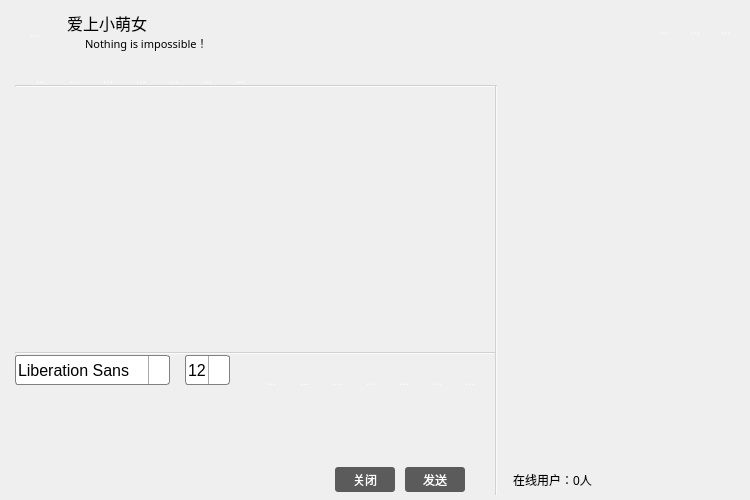
<?xml version="1.0" encoding="UTF-8"?>
<ui version="4.0">
 <class>Widget</class>
 <widget class="QWidget" name="Widget">
  <property name="geometry">
   <rect>
    <x>0</x>
    <y>0</y>
    <width>750</width>
    <height>500</height>
   </rect>
  </property>
  <property name="sizePolicy">
   <sizepolicy hsizetype="Expanding" vsizetype="Expanding">
    <horstretch>0</horstretch>
    <verstretch>0</verstretch>
   </sizepolicy>
  </property>
  <property name="minimumSize">
   <size>
    <width>750</width>
    <height>500</height>
   </size>
  </property>
  <property name="maximumSize">
   <size>
    <width>750</width>
    <height>500</height>
   </size>
  </property>
  <property name="windowTitle">
   <string>QQ</string>
  </property>
  <property name="autoFillBackground">
   <bool>false</bool>
  </property>
  <property name="styleSheet">
   <string notr="true"/>
  </property>
  <widget class="QStackedWidget" name="stackedWidget">
   <property name="geometry">
    <rect>
     <x>5</x>
     <y>5</y>
     <width>740</width>
     <height>490</height>
    </rect>
   </property>
   <property name="minimumSize">
    <size>
     <width>740</width>
     <height>490</height>
    </size>
   </property>
   <property name="maximumSize">
    <size>
     <width>740</width>
     <height>490</height>
    </size>
   </property>
   <property name="styleSheet">
    <string notr="true">QStackedWidget {background-image: url(:/images/background.jpg);}
</string>
   </property>
   <property name="frameShape">
    <enum>QFrame::NoFrame</enum>
   </property>
   <property name="frameShadow">
    <enum>QFrame::Sunken</enum>
   </property>
   <property name="lineWidth">
    <number>1</number>
   </property>
   <property name="midLineWidth">
    <number>0</number>
   </property>
   <widget class="QWidget" name="page">
    <widget class="QTextBrowser" name="messageBrowser">
     <property name="geometry">
      <rect>
       <x>10</x>
       <y>90</y>
       <width>480</width>
       <height>250</height>
      </rect>
     </property>
     <property name="minimumSize">
      <size>
       <width>480</width>
       <height>250</height>
      </size>
     </property>
     <property name="maximumSize">
      <size>
       <width>480</width>
       <height>250</height>
      </size>
     </property>
     <property name="font">
      <font>
       <pointsize>12</pointsize>
      </font>
     </property>
     <property name="styleSheet">
      <string notr="true">QTextBrowser { background-color: rgb(255, 255, 255,0); border-radius: 3px; color: rgb(0, 0, 0); }</string>
     </property>
     <property name="lineWidth">
      <number>1</number>
     </property>
     <property name="tabStopWidth">
      <number>80</number>
     </property>
     <property name="cursorWidth">
      <number>1</number>
     </property>
    </widget>
    <widget class="QTextEdit" name="messageTextEdit">
     <property name="geometry">
      <rect>
       <x>10</x>
       <y>390</y>
       <width>480</width>
       <height>70</height>
      </rect>
     </property>
     <property name="minimumSize">
      <size>
       <width>480</width>
       <height>70</height>
      </size>
     </property>
     <property name="maximumSize">
      <size>
       <width>16777215</width>
       <height>16777215</height>
      </size>
     </property>
     <property name="font">
      <font>
       <pointsize>12</pointsize>
      </font>
     </property>
     <property name="styleSheet">
      <string notr="true">QTextEdit { background-color: rgb(255, 255, 255,0); border-radius: 3px;color: rgb(0, 0, 0);  }


</string>
     </property>
     <property name="lineWidth">
      <number>1</number>
     </property>
    </widget>
    <widget class="QPushButton" name="sendButton">
     <property name="geometry">
      <rect>
       <x>400</x>
       <y>462</y>
       <width>60</width>
       <height>25</height>
      </rect>
     </property>
     <property name="minimumSize">
      <size>
       <width>60</width>
       <height>25</height>
      </size>
     </property>
     <property name="maximumSize">
      <size>
       <width>103</width>
       <height>41</height>
      </size>
     </property>
     <property name="styleSheet">
      <string notr="true">QPushButton { background-color: rgb(50, 50, 50,200); border-radius: 3px; color: rgb(255, 255, 255); }
 QPushButton:hover { background-color: rgb(50, 50, 50,255);}
</string>
     </property>
     <property name="text">
      <string>发送</string>
     </property>
    </widget>
    <widget class="QPushButton" name="exitButton">
     <property name="geometry">
      <rect>
       <x>330</x>
       <y>462</y>
       <width>60</width>
       <height>25</height>
      </rect>
     </property>
     <property name="minimumSize">
      <size>
       <width>60</width>
       <height>25</height>
      </size>
     </property>
     <property name="maximumSize">
      <size>
       <width>103</width>
       <height>41</height>
      </size>
     </property>
     <property name="styleSheet">
      <string notr="true">QPushButton { background-color: rgb(50, 50, 50,200); border-radius: 3px; color: rgb(255, 255, 255); }
 QPushButton:hover { background-color: rgb(50, 50, 50,255);}
</string>
     </property>
     <property name="text">
      <string>关闭</string>
     </property>
    </widget>
    <widget class="Line" name="line">
     <property name="geometry">
      <rect>
       <x>10</x>
       <y>347</y>
       <width>480</width>
       <height>2</height>
      </rect>
     </property>
     <property name="styleSheet">
      <string notr="true">background-color: rgba(255, 255, 255, 125);</string>
     </property>
     <property name="frameShadow">
      <enum>QFrame::Sunken</enum>
     </property>
     <property name="lineWidth">
      <number>1</number>
     </property>
     <property name="orientation">
      <enum>Qt::Horizontal</enum>
     </property>
    </widget>
    <widget class="Line" name="line_2">
     <property name="geometry">
      <rect>
       <x>490</x>
       <y>80</y>
       <width>2</width>
       <height>415</height>
      </rect>
     </property>
     <property name="styleSheet">
      <string notr="true">background-color: rgba(255, 255, 255, 125);</string>
     </property>
     <property name="orientation">
      <enum>Qt::Vertical</enum>
     </property>
    </widget>
    <widget class="QFontComboBox" name="fontComboBox">
     <property name="enabled">
      <bool>true</bool>
     </property>
     <property name="geometry">
      <rect>
       <x>10</x>
       <y>350</y>
       <width>155</width>
       <height>30</height>
      </rect>
     </property>
     <property name="minimumSize">
      <size>
       <width>155</width>
       <height>30</height>
      </size>
     </property>
     <property name="maximumSize">
      <size>
       <width>155</width>
       <height>30</height>
      </size>
     </property>
     <property name="font">
      <font>
       <pointsize>12</pointsize>
      </font>
     </property>
     <property name="mouseTracking">
      <bool>false</bool>
     </property>
     <property name="acceptDrops">
      <bool>false</bool>
     </property>
     <property name="styleSheet">
      <string notr="true">QComboBox {
	background-color: rgb(255, 255, 255);
    border: 1px solid gray;
    border-radius: 3px;
    padding: 1px 2px 1px 2px;  /*针对于组合框中的文本内容*/
    /*min-width: 9em;   组合框的最小宽度*/
}
QComboBox::drop-down {
    subcontrol-origin: padding;
    subcontrol-position: top right;
    width: 20px;

    border-left-width: 1px;
    border-left-color: darkgray;
    border-left-style: solid; 
    border-top-right-radius: 3px; 
    border-bottom-right-radius: 3px;
}
QComboBox::down-arrow {
    image: url(:/images/QComboBox);
}
QComboBox::drop-down:hover { background-color: rgb(50, 50, 50,255);}</string>
     </property>
     <property name="editable">
      <bool>false</bool>
     </property>
    </widget>
    <widget class="QComboBox" name="sizeComboBox">
     <property name="geometry">
      <rect>
       <x>180</x>
       <y>350</y>
       <width>45</width>
       <height>30</height>
      </rect>
     </property>
     <property name="sizePolicy">
      <sizepolicy hsizetype="Preferred" vsizetype="Fixed">
       <horstretch>0</horstretch>
       <verstretch>1</verstretch>
      </sizepolicy>
     </property>
     <property name="minimumSize">
      <size>
       <width>45</width>
       <height>30</height>
      </size>
     </property>
     <property name="maximumSize">
      <size>
       <width>45</width>
       <height>30</height>
      </size>
     </property>
     <property name="font">
      <font>
       <pointsize>12</pointsize>
      </font>
     </property>
     <property name="styleSheet">
      <string notr="true">QComboBox {
	background-color: rgb(255, 255, 255);
    border: 1px solid gray;
    border-radius: 3px;
    padding: 1px 2px 1px 2px;  /*针对于组合框中的文本内容*/
    /*min-width: 9em;   组合框的最小宽度*/
}
QComboBox::drop-down {
    subcontrol-origin: padding;
    subcontrol-position: top right;
    width: 20px;

    border-left-width: 1px;
    border-left-color: darkgray;
    border-left-style: solid; 
    border-top-right-radius: 3px; 
    border-bottom-right-radius: 3px;
}
QComboBox::down-arrow {
    image: url(:/images/QComboBox);
}
QComboBox::drop-down:hover { background-color: rgb(50, 50, 50,255);}</string>
     </property>
     <property name="currentIndex">
      <number>3</number>
     </property>
     <item>
      <property name="text">
       <string>9</string>
      </property>
     </item>
     <item>
      <property name="text">
       <string>10</string>
      </property>
     </item>
     <item>
      <property name="text">
       <string>11</string>
      </property>
     </item>
     <item>
      <property name="text">
       <string>12</string>
      </property>
     </item>
     <item>
      <property name="text">
       <string>13</string>
      </property>
     </item>
     <item>
      <property name="text">
       <string>14</string>
      </property>
     </item>
     <item>
      <property name="text">
       <string>15</string>
      </property>
     </item>
     <item>
      <property name="text">
       <string>16</string>
      </property>
     </item>
     <item>
      <property name="text">
       <string>17</string>
      </property>
     </item>
     <item>
      <property name="text">
       <string>18</string>
      </property>
     </item>
     <item>
      <property name="text">
       <string>19</string>
      </property>
     </item>
     <item>
      <property name="text">
       <string>20</string>
      </property>
     </item>
     <item>
      <property name="text">
       <string>21</string>
      </property>
     </item>
     <item>
      <property name="text">
       <string>22</string>
      </property>
     </item>
    </widget>
    <widget class="QWidget" name="layoutWidget">
     <property name="geometry">
      <rect>
       <x>240</x>
       <y>350</y>
       <width>248</width>
       <height>32</height>
      </rect>
     </property>
     <layout class="QHBoxLayout" name="horizontalLayout">
      <item>
       <widget class="QToolButton" name="boldToolButton">
        <property name="minimumSize">
         <size>
          <width>30</width>
          <height>30</height>
         </size>
        </property>
        <property name="maximumSize">
         <size>
          <width>30</width>
          <height>30</height>
         </size>
        </property>
        <property name="toolTip">
         <string>加粗</string>
        </property>
        <property name="styleSheet">
         <string notr="true">QToolButton { background-color: rgb(50, 50, 50,0); border-radius: 3px; color: rgb(255, 255, 255); }
QToolButton:hover { background-color: rgb(50, 50, 50,255);}</string>
        </property>
        <property name="text">
         <string>...</string>
        </property>
        <property name="icon">
         <iconset resource="images.qrc">
          <normaloff>:/images/bold.png</normaloff>:/images/bold.png</iconset>
        </property>
        <property name="checkable">
         <bool>true</bool>
        </property>
       </widget>
      </item>
      <item>
       <widget class="QToolButton" name="italicToolButton">
        <property name="minimumSize">
         <size>
          <width>30</width>
          <height>30</height>
         </size>
        </property>
        <property name="maximumSize">
         <size>
          <width>30</width>
          <height>30</height>
         </size>
        </property>
        <property name="toolTip">
         <string>倾斜</string>
        </property>
        <property name="styleSheet">
         <string notr="true">QToolButton { background-color: rgb(50, 50, 50,0); border-radius: 3px; color: rgb(255, 255, 255); }
QToolButton:hover { background-color: rgb(50, 50, 50,255);}</string>
        </property>
        <property name="text">
         <string>...</string>
        </property>
        <property name="icon">
         <iconset resource="images.qrc">
          <normaloff>:/images/italic.png</normaloff>:/images/italic.png</iconset>
        </property>
        <property name="checkable">
         <bool>true</bool>
        </property>
       </widget>
      </item>
      <item>
       <widget class="QToolButton" name="underlineToolButton">
        <property name="minimumSize">
         <size>
          <width>30</width>
          <height>30</height>
         </size>
        </property>
        <property name="maximumSize">
         <size>
          <width>30</width>
          <height>30</height>
         </size>
        </property>
        <property name="toolTip">
         <string>下划线</string>
        </property>
        <property name="styleSheet">
         <string notr="true">QToolButton { background-color: rgb(50, 50, 50,0); border-radius: 3px; color: rgb(255, 255, 255); }
QToolButton:hover { background-color: rgb(50, 50, 50,255);}</string>
        </property>
        <property name="text">
         <string>...</string>
        </property>
        <property name="icon">
         <iconset resource="images.qrc">
          <normaloff>:/images/under.png</normaloff>:/images/under.png</iconset>
        </property>
        <property name="checkable">
         <bool>true</bool>
        </property>
       </widget>
      </item>
      <item>
       <widget class="QToolButton" name="colorToolButton">
        <property name="minimumSize">
         <size>
          <width>30</width>
          <height>30</height>
         </size>
        </property>
        <property name="maximumSize">
         <size>
          <width>30</width>
          <height>30</height>
         </size>
        </property>
        <property name="toolTip">
         <string>更改字体颜色</string>
        </property>
        <property name="styleSheet">
         <string notr="true">QToolButton { background-color: rgb(50, 50, 50,0); border-radius: 3px; color: rgb(255, 255, 255); }
QToolButton:hover { background-color: rgb(50, 50, 50,255);}</string>
        </property>
        <property name="text">
         <string>...</string>
        </property>
        <property name="icon">
         <iconset resource="images.qrc">
          <normaloff>:/images/color.png</normaloff>:/images/color.png</iconset>
        </property>
       </widget>
      </item>
      <item>
       <widget class="QToolButton" name="sendToolButton">
        <property name="minimumSize">
         <size>
          <width>30</width>
          <height>30</height>
         </size>
        </property>
        <property name="maximumSize">
         <size>
          <width>30</width>
          <height>30</height>
         </size>
        </property>
        <property name="toolTip">
         <string>传输文件</string>
        </property>
        <property name="styleSheet">
         <string notr="true">QToolButton { background-color: rgb(50, 50, 50,0); border-radius: 3px; color: rgb(255, 255, 255); }
QToolButton:hover { background-color: rgb(50, 50, 50,255);}</string>
        </property>
        <property name="text">
         <string>...</string>
        </property>
        <property name="icon">
         <iconset resource="images.qrc">
          <normaloff>:/images/send.png</normaloff>:/images/send.png</iconset>
        </property>
       </widget>
      </item>
      <item>
       <widget class="QToolButton" name="saveToolButton">
        <property name="minimumSize">
         <size>
          <width>30</width>
          <height>30</height>
         </size>
        </property>
        <property name="maximumSize">
         <size>
          <width>30</width>
          <height>30</height>
         </size>
        </property>
        <property name="toolTip">
         <string>保存聊天记录</string>
        </property>
        <property name="styleSheet">
         <string notr="true">QToolButton { background-color: rgb(50, 50, 50,0); border-radius: 3px; color: rgb(255, 255, 255); }
QToolButton:hover { background-color: rgb(50, 50, 50,255);}</string>
        </property>
        <property name="text">
         <string>...</string>
        </property>
        <property name="icon">
         <iconset resource="images.qrc">
          <normaloff>:/images/save.png</normaloff>:/images/save.png</iconset>
        </property>
       </widget>
      </item>
      <item>
       <widget class="QToolButton" name="clearToolButton">
        <property name="minimumSize">
         <size>
          <width>30</width>
          <height>30</height>
         </size>
        </property>
        <property name="maximumSize">
         <size>
          <width>30</width>
          <height>30</height>
         </size>
        </property>
        <property name="toolTip">
         <string>清除聊天记录</string>
        </property>
        <property name="styleSheet">
         <string notr="true">QToolButton { background-color: rgb(50, 50, 50,0); border-radius: 3px; color: rgb(255, 255, 255); }
QToolButton:hover { background-color: rgb(50, 50, 50,255);}</string>
        </property>
        <property name="text">
         <string>...</string>
        </property>
        <property name="icon">
         <iconset resource="images.qrc">
          <normaloff>:/images/clear.png</normaloff>:/images/clear.png</iconset>
        </property>
       </widget>
      </item>
     </layout>
    </widget>
    <widget class="Line" name="line_3">
     <property name="geometry">
      <rect>
       <x>10</x>
       <y>80</y>
       <width>480</width>
       <height>2</height>
      </rect>
     </property>
     <property name="styleSheet">
      <string notr="true">background-color: rgba(255, 255, 255, 125);</string>
     </property>
     <property name="orientation">
      <enum>Qt::Horizontal</enum>
     </property>
    </widget>
    <widget class="QToolButton" name="toolButton_8">
     <property name="geometry">
      <rect>
       <x>10</x>
       <y>8</y>
       <width>40</width>
       <height>40</height>
      </rect>
     </property>
     <property name="sizePolicy">
      <sizepolicy hsizetype="Fixed" vsizetype="Fixed">
       <horstretch>40</horstretch>
       <verstretch>40</verstretch>
      </sizepolicy>
     </property>
     <property name="minimumSize">
      <size>
       <width>40</width>
       <height>40</height>
      </size>
     </property>
     <property name="styleSheet">
      <string notr="true">QToolButton { background-color: rgb(50, 50, 50,0); border-radius: 3px; color: rgb(255, 255, 255); }</string>
     </property>
     <property name="text">
      <string>...</string>
     </property>
     <property name="icon">
      <iconset resource="images.qrc">
       <normaloff>:/images/head.jpg</normaloff>:/images/head.jpg</iconset>
     </property>
     <property name="iconSize">
      <size>
       <width>40</width>
       <height>40</height>
      </size>
     </property>
    </widget>
    <widget class="QLabel" name="label">
     <property name="geometry">
      <rect>
       <x>80</x>
       <y>30</y>
       <width>161</width>
       <height>16</height>
      </rect>
     </property>
     <property name="font">
      <font>
       <family>微软雅黑</family>
       <pointsize>8</pointsize>
      </font>
     </property>
     <property name="text">
      <string>Nothing is impossible！</string>
     </property>
    </widget>
    <widget class="QLabel" name="label_2">
     <property name="geometry">
      <rect>
       <x>62</x>
       <y>5</y>
       <width>100</width>
       <height>25</height>
      </rect>
     </property>
     <property name="minimumSize">
      <size>
       <width>100</width>
       <height>25</height>
      </size>
     </property>
     <property name="baseSize">
      <size>
       <width>100</width>
       <height>25</height>
      </size>
     </property>
     <property name="font">
      <font>
       <family>微软雅黑</family>
       <pointsize>12</pointsize>
      </font>
     </property>
     <property name="text">
      <string>爱上小萌女</string>
     </property>
    </widget>
    <widget class="QWidget" name="layoutWidget">
     <property name="geometry">
      <rect>
       <x>10</x>
       <y>48</y>
       <width>248</width>
       <height>32</height>
      </rect>
     </property>
     <layout class="QHBoxLayout" name="horizontalLayout_2">
      <item>
       <widget class="QToolButton" name="toolButton">
        <property name="minimumSize">
         <size>
          <width>30</width>
          <height>30</height>
         </size>
        </property>
        <property name="maximumSize">
         <size>
          <width>30</width>
          <height>30</height>
         </size>
        </property>
        <property name="toolTip">
         <string>发起语音通话</string>
        </property>
        <property name="styleSheet">
         <string notr="true">QToolButton { background-color: rgb(50, 50, 50,0); border-radius: 3px; color: rgb(255, 255, 255); }
QToolButton:hover { background-color: rgb(50, 50, 50,255);}</string>
        </property>
        <property name="text">
         <string>...</string>
        </property>
        <property name="icon">
         <iconset resource="images.qrc">
          <normaloff>:/images/mcallphone.png</normaloff>:/images/mcallphone.png</iconset>
        </property>
        <property name="iconSize">
         <size>
          <width>30</width>
          <height>30</height>
         </size>
        </property>
       </widget>
      </item>
      <item>
       <widget class="QToolButton" name="toolButton_2">
        <property name="minimumSize">
         <size>
          <width>30</width>
          <height>30</height>
         </size>
        </property>
        <property name="maximumSize">
         <size>
          <width>30</width>
          <height>30</height>
         </size>
        </property>
        <property name="toolTip">
         <string>发起视频通话</string>
        </property>
        <property name="styleSheet">
         <string notr="true">QToolButton { background-color: rgb(50, 50, 50,0); border-radius: 3px; color: rgb(255, 255, 255); }
QToolButton:hover { background-color: rgb(50, 50, 50,255);}</string>
        </property>
        <property name="text">
         <string>...</string>
        </property>
        <property name="icon">
         <iconset resource="images.qrc">
          <normaloff>:/images/video.png</normaloff>:/images/video.png</iconset>
        </property>
        <property name="iconSize">
         <size>
          <width>30</width>
          <height>30</height>
         </size>
        </property>
       </widget>
      </item>
      <item>
       <widget class="QToolButton" name="toolButton_3">
        <property name="minimumSize">
         <size>
          <width>30</width>
          <height>30</height>
         </size>
        </property>
        <property name="maximumSize">
         <size>
          <width>30</width>
          <height>30</height>
         </size>
        </property>
        <property name="toolTip">
         <string>远程演示</string>
        </property>
        <property name="styleSheet">
         <string notr="true">QToolButton { background-color: rgb(50, 50, 50,0); border-radius: 3px; color: rgb(255, 255, 255); }
QToolButton:hover { background-color: rgb(50, 50, 50,255);}</string>
        </property>
        <property name="text">
         <string>...</string>
        </property>
        <property name="icon">
         <iconset resource="images.qrc">
          <normaloff>:/images/control.png</normaloff>:/images/control.png</iconset>
        </property>
        <property name="iconSize">
         <size>
          <width>30</width>
          <height>30</height>
         </size>
        </property>
       </widget>
      </item>
      <item>
       <widget class="QToolButton" name="toolButton_4">
        <property name="minimumSize">
         <size>
          <width>30</width>
          <height>30</height>
         </size>
        </property>
        <property name="maximumSize">
         <size>
          <width>30</width>
          <height>30</height>
         </size>
        </property>
        <property name="toolTip">
         <string>传送文件</string>
        </property>
        <property name="styleSheet">
         <string notr="true">QToolButton { background-color: rgb(50, 50, 50,0); border-radius: 3px; color: rgb(255, 255, 255); }
QToolButton:hover { background-color: rgb(50, 50, 50,255);}</string>
        </property>
        <property name="text">
         <string>...</string>
        </property>
        <property name="icon">
         <iconset resource="images.qrc">
          <normaloff>:/images/file.png</normaloff>:/images/file.png</iconset>
        </property>
        <property name="iconSize">
         <size>
          <width>30</width>
          <height>30</height>
         </size>
        </property>
       </widget>
      </item>
      <item>
       <widget class="QToolButton" name="toolButton_5">
        <property name="minimumSize">
         <size>
          <width>30</width>
          <height>30</height>
         </size>
        </property>
        <property name="maximumSize">
         <size>
          <width>30</width>
          <height>30</height>
         </size>
        </property>
        <property name="toolTip">
         <string>远程桌面</string>
        </property>
        <property name="styleSheet">
         <string notr="true">QToolButton { background-color: rgb(50, 50, 50,0); border-radius: 3px; color: rgb(255, 255, 255); }
QToolButton:hover { background-color: rgb(50, 50, 50,255);}</string>
        </property>
        <property name="text">
         <string>...</string>
        </property>
        <property name="icon">
         <iconset resource="images.qrc">
          <normaloff>:/images/table.png</normaloff>:/images/table.png</iconset>
        </property>
        <property name="iconSize">
         <size>
          <width>30</width>
          <height>30</height>
         </size>
        </property>
       </widget>
      </item>
      <item>
       <widget class="QToolButton" name="toolButton_6">
        <property name="minimumSize">
         <size>
          <width>30</width>
          <height>30</height>
         </size>
        </property>
        <property name="maximumSize">
         <size>
          <width>30</width>
          <height>30</height>
         </size>
        </property>
        <property name="toolTip">
         <string>发起多人聊天</string>
        </property>
        <property name="styleSheet">
         <string notr="true">QToolButton { background-color: rgb(50, 50, 50,0); border-radius: 3px; color: rgb(255, 255, 255); }
QToolButton:hover { background-color: rgb(50, 50, 50,255);}</string>
        </property>
        <property name="text">
         <string>...</string>
        </property>
        <property name="icon">
         <iconset resource="images.qrc">
          <normaloff>:/images/people.png</normaloff>:/images/people.png</iconset>
        </property>
        <property name="iconSize">
         <size>
          <width>30</width>
          <height>30</height>
         </size>
        </property>
       </widget>
      </item>
      <item>
       <widget class="QToolButton" name="toolButton_7">
        <property name="minimumSize">
         <size>
          <width>30</width>
          <height>30</height>
         </size>
        </property>
        <property name="maximumSize">
         <size>
          <width>30</width>
          <height>30</height>
         </size>
        </property>
        <property name="toolTip">
         <string>应用</string>
        </property>
        <property name="styleSheet">
         <string notr="true">QToolButton { background-color: rgb(50, 50, 50,0); border-radius: 3px; color: rgb(255, 255, 255); }
QToolButton:hover { background-color: rgb(50, 50, 50,255);}</string>
        </property>
        <property name="text">
         <string>...</string>
        </property>
        <property name="icon">
         <iconset resource="images.qrc">
          <normaloff>:/images/software.png</normaloff>:/images/software.png</iconset>
        </property>
        <property name="iconSize">
         <size>
          <width>30</width>
          <height>30</height>
         </size>
        </property>
       </widget>
      </item>
     </layout>
    </widget>
    <widget class="QPushButton" name="pushButton">
     <property name="geometry">
      <rect>
       <x>59</x>
       <y>30</y>
       <width>16</width>
       <height>16</height>
      </rect>
     </property>
     <property name="minimumSize">
      <size>
       <width>16</width>
       <height>16</height>
      </size>
     </property>
     <property name="maximumSize">
      <size>
       <width>16</width>
       <height>16</height>
      </size>
     </property>
     <property name="styleSheet">
      <string notr="true">QPushButton { background-color: rgb(50, 50, 50,0); border-radius: 3px; color: rgb(255, 255, 255); }
QPushButton:hover { background-color: rgb(50, 50, 50,255);}</string>
     </property>
     <property name="text">
      <string/>
     </property>
     <property name="icon">
      <iconset resource="images.qrc">
       <normaloff>:/images/star.png</normaloff>:/images/star.png</iconset>
     </property>
    </widget>
    <widget class="QLabel" name="userNumLabel">
     <property name="geometry">
      <rect>
       <x>480</x>
       <y>460</y>
       <width>135</width>
       <height>30</height>
      </rect>
     </property>
     <property name="minimumSize">
      <size>
       <width>135</width>
       <height>30</height>
      </size>
     </property>
     <property name="maximumSize">
      <size>
       <width>157</width>
       <height>41</height>
      </size>
     </property>
     <property name="font">
      <font>
       <pointsize>9</pointsize>
      </font>
     </property>
     <property name="styleSheet">
      <string notr="true"/>
     </property>
     <property name="text">
      <string>在线用户：0人</string>
     </property>
     <property name="alignment">
      <set>Qt::AlignCenter</set>
     </property>
    </widget>
    <widget class="QWidget" name="layoutWidget">
     <property name="geometry">
      <rect>
       <x>602</x>
       <y>-1</y>
       <width>140</width>
       <height>32</height>
      </rect>
     </property>
     <layout class="QHBoxLayout" name="horizontalLayout_3">
      <item>
       <widget class="MenuButton" name="menuButton">
        <property name="minimumSize">
         <size>
          <width>30</width>
          <height>30</height>
         </size>
        </property>
        <property name="maximumSize">
         <size>
          <width>30</width>
          <height>30</height>
         </size>
        </property>
        <property name="toolTip">
         <string>皮肤</string>
        </property>
        <property name="statusTip">
         <string/>
        </property>
        <property name="whatsThis">
         <string/>
        </property>
        <property name="accessibleName">
         <string/>
        </property>
        <property name="accessibleDescription">
         <string/>
        </property>
        <property name="styleSheet">
         <string notr="true">QPushButton { background-color: rgb(50, 50, 50,0); border-radius: 3px; color: rgb(255, 255, 255); }
QPushButton:hover { background-color: rgb(50, 50, 50,255);}</string>
        </property>
        <property name="text">
         <string/>
        </property>
        <property name="icon">
         <iconset resource="images.qrc">
          <normaloff>:/images/menu.png</normaloff>:/images/menu.png</iconset>
        </property>
       </widget>
      </item>
      <item>
       <widget class="QToolButton" name="minButton">
        <property name="minimumSize">
         <size>
          <width>30</width>
          <height>30</height>
         </size>
        </property>
        <property name="maximumSize">
         <size>
          <width>30</width>
          <height>30</height>
         </size>
        </property>
        <property name="toolTip">
         <string>最小化</string>
        </property>
        <property name="styleSheet">
         <string notr="true">QToolButton { background-color: rgb(50, 50, 50,0); border-radius: 3px; color: rgb(255, 255, 255); }
QToolButton:hover { background-color: rgb(50, 50, 50,255);}</string>
        </property>
        <property name="text">
         <string>...</string>
        </property>
        <property name="icon">
         <iconset resource="images.qrc">
          <normaloff>:/images/min.png</normaloff>:/images/min.png</iconset>
        </property>
       </widget>
      </item>
      <item>
       <widget class="QToolButton" name="maxButton">
        <property name="minimumSize">
         <size>
          <width>30</width>
          <height>30</height>
         </size>
        </property>
        <property name="maximumSize">
         <size>
          <width>30</width>
          <height>30</height>
         </size>
        </property>
        <property name="toolTip">
         <string>最大化</string>
        </property>
        <property name="styleSheet">
         <string notr="true">QToolButton { background-color: rgb(50, 50, 50,0); border-radius: 3px; color: rgb(255, 255, 255); }
QToolButton:hover { background-color: rgb(50, 50, 50,255);}</string>
        </property>
        <property name="text">
         <string>...</string>
        </property>
        <property name="icon">
         <iconset resource="images.qrc">
          <normaloff>:/images/max.png</normaloff>:/images/max.png</iconset>
        </property>
       </widget>
      </item>
      <item>
       <widget class="QToolButton" name="closeButton">
        <property name="minimumSize">
         <size>
          <width>30</width>
          <height>30</height>
         </size>
        </property>
        <property name="maximumSize">
         <size>
          <width>30</width>
          <height>30</height>
         </size>
        </property>
        <property name="toolTip">
         <string>关闭</string>
        </property>
        <property name="styleSheet">
         <string notr="true">QToolButton { background-color: rgb(50, 50, 50,0); border-radius: 3px; color: rgb(255, 255, 255); }
QToolButton:hover { background-color: rgb(50, 50, 50,255);}</string>
        </property>
        <property name="text">
         <string>...</string>
        </property>
        <property name="icon">
         <iconset resource="images.qrc">
          <normaloff>:/images/exit.png</normaloff>:/images/exit.png</iconset>
        </property>
       </widget>
      </item>
     </layout>
    </widget>
    <widget class="QTableWidget" name="userTableWidget">
     <property name="geometry">
      <rect>
       <x>496</x>
       <y>85</y>
       <width>255</width>
       <height>380</height>
      </rect>
     </property>
     <property name="minimumSize">
      <size>
       <width>255</width>
       <height>380</height>
      </size>
     </property>
     <property name="maximumSize">
      <size>
       <width>255</width>
       <height>380</height>
      </size>
     </property>
     <property name="font">
      <font>
       <pointsize>8</pointsize>
      </font>
     </property>
     <property name="styleSheet">
      <string notr="true">QTableWidget { background-color: rgb(255, 132, 139,0); border-radius: 3px; color: rgb(0,0,0); }</string>
     </property>
     <property name="alternatingRowColors">
      <bool>false</bool>
     </property>
     <property name="selectionMode">
      <enum>QAbstractItemView::SingleSelection</enum>
     </property>
     <property name="selectionBehavior">
      <enum>QAbstractItemView::SelectRows</enum>
     </property>
     <property name="showGrid">
      <bool>false</bool>
     </property>
     <property name="gridStyle">
      <enum>Qt::SolidLine</enum>
     </property>
     <attribute name="horizontalHeaderVisible">
      <bool>false</bool>
     </attribute>
     <attribute name="horizontalHeaderCascadingSectionResizes">
      <bool>false</bool>
     </attribute>
     <attribute name="horizontalHeaderDefaultSectionSize">
      <number>83</number>
     </attribute>
     <attribute name="horizontalHeaderHighlightSections">
      <bool>false</bool>
     </attribute>
     <attribute name="horizontalHeaderMinimumSectionSize">
      <number>83</number>
     </attribute>
     <attribute name="horizontalHeaderShowSortIndicator" stdset="0">
      <bool>false</bool>
     </attribute>
     <attribute name="horizontalHeaderStretchLastSection">
      <bool>false</bool>
     </attribute>
     <attribute name="verticalHeaderVisible">
      <bool>false</bool>
     </attribute>
     <attribute name="verticalHeaderHighlightSections">
      <bool>false</bool>
     </attribute>
     <attribute name="verticalHeaderMinimumSectionSize">
      <number>30</number>
     </attribute>
     <column>
      <property name="text">
       <string>用户名</string>
      </property>
      <property name="textAlignment">
       <set>AlignCenter</set>
      </property>
      <property name="background">
       <color>
        <red>0</red>
        <green>0</green>
        <blue>0</blue>
       </color>
      </property>
     </column>
     <column>
      <property name="text">
       <string>主机名</string>
      </property>
      <property name="textAlignment">
       <set>AlignCenter</set>
      </property>
     </column>
     <column>
      <property name="text">
       <string>IP地址</string>
      </property>
      <property name="textAlignment">
       <set>AlignCenter</set>
      </property>
     </column>
    </widget>
   </widget>
   <widget class="QWidget" name="page_2"/>
  </widget>
 </widget>
 <layoutdefault spacing="6" margin="11"/>
 <customwidgets>
  <customwidget>
   <class>MenuButton</class>
   <extends>QPushButton</extends>
   <header>menubutton.h</header>
  </customwidget>
 </customwidgets>
 <resources>
  <include location="images.qrc"/>
 </resources>
 <connections/>
</ui>
